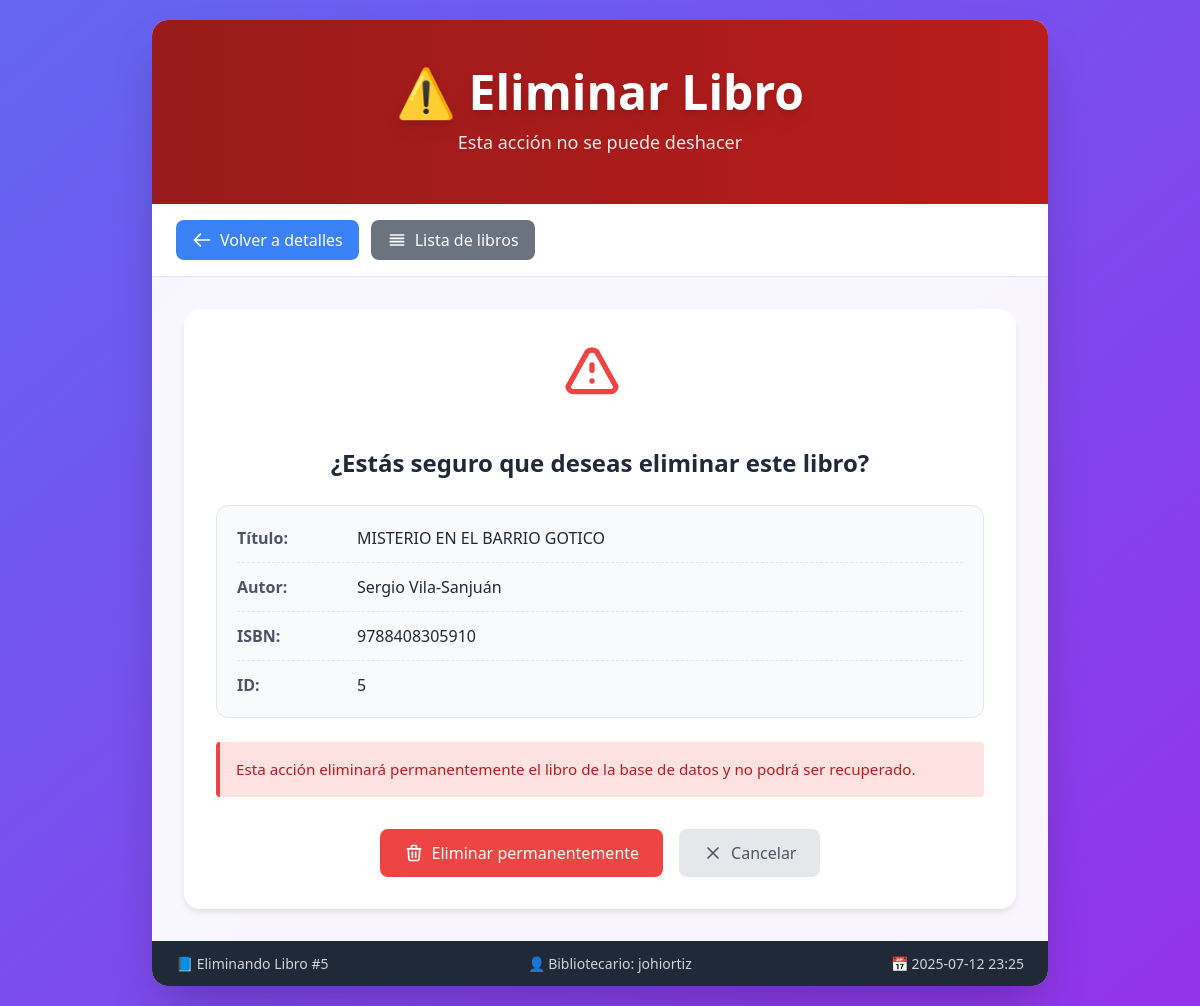
Page /libros/5/eliminar/ on the committed database.
### libros/models.py (models this page shows, shortened)
class Libro(models.Model):
    titulo = models.CharField(max_length=200)
    autor = models.CharField(max_length=100)
    descripcion = models.TextField()
    fecha_publicacion = models.DateField()
    isbn = models.CharField(max_length=13, unique=True)

### libros/views.py (the view)
# urls.py: path('<int:libro_id>/eliminar/', views.eliminar_libro, name='eliminar_libro'),
def eliminar_libro(request, libro_id):
    libro = get_object_or_404(Libro, pk=libro_id)
    if request.method == 'POST':
        libro.delete()
        return redirect('lista_libros')
    return render(request, 'libros/eliminar_libro.html', {'libro': libro})

### libros/templates/libros/eliminar_libro.html (shortened to what this page needs)
{% load static %}
<!DOCTYPE html>
<html lang="es">
<head>
    <script src="https://cdn.tailwindcss.com"></script>
    <link rel="stylesheet" href="{% static 'css/eliminar_libro.css' %}">
</head>
<body class="min-h-screen bg-gradient-to-br from-indigo-500 to-purple-600 p-5">
    <div class="max-w-4xl mx-auto bg-white/95 rounded-2xl shadow-2xl overflow-hidden animate-fade-in-up">
        <div class="bg-gradient-to-r from-red-800 to-red-700 text-white text-center py-12 px-5">
            <h1 class="text-4xl md:text-5xl font-bold mb-3 drop-shadow-lg">⚠️ Eliminar Libro</h1>
            <p class="text-lg opacity-90">Esta acción no se puede deshacer</p>
        </div>
        <div class="bg-white border-b border-gray-200 px-6 py-4">
            <div class="flex flex-wrap gap-3 justify-center md:justify-start">
                <a href="{% url 'detalle_libro' libro.id %}" class="btn-primary btn-blue">
                    <svg class="w-5 h-5 mr-2" fill="none" stroke="currentColor" viewBox="0 0 24 24">
                        <path stroke-linecap="round" stroke-linejoin="round" stroke-width="2" d="M10 19l-7-7m0 0l7-7m-7 7h18"></path>
                    </svg>
                    Volver a detalles
                </a>
                <a href="{% url 'lista_libros' %}" class="btn-primary btn-gray">
                    <svg class="w-5 h-5 mr-2" fill="none" stroke="currentColor" viewBox="0 0 24 24">
                        <path stroke-linecap="round" stroke-linejoin="round" stroke-width="2" d="M4 6h16M4 10h16M4 14h16M4 18h16"></path>
                    </svg>
                    Lista de libros
                </a>
            </div>
        </div>
        <div class="p-6 md:p-8">
            <div class="delete-container">
                <div class="warning-icon">
                    <svg class="w-16 h-16" fill="none" stroke="currentColor" viewBox="0 0 24 24">
                        <path stroke-linecap="round" stroke-linejoin="round" stroke-width="2" d="M12 9v2m0 4h.01m-6.938 4h13.856c1.54 0 2.502-1.667 1.732-2.5L13.732 4c-.77-.833-2.694-.833-3.464 0L3.34 16.5C2.57 17.333 3.532 19 5.072 19z"></path>
                    </svg>
                </div>
                <h2 class="delete-heading">¿Estás seguro que deseas eliminar este libro?</h2>
                <div class="book-info-card">
                    <div class="book-info-row">
                        <span class="info-label">Título:</span>
                        <span class="info-value">{{ libro.titulo }}</span>
                    </div>
                    <div class="book-info-row">
                        <span class="info-label">Autor:</span>
                        <span class="info-value">{{ libro.autor }}</span>
                    </div>
                    {% if libro.isbn %}
                    <div class="book-info-row">
                        <span class="info-label">ISBN:</span>
                        <span class="info-value">{{ libro.isbn }}</span>
                    </div>
                    {% endif %}
                    <div class="book-info-row">
                        <span class="info-label">ID:</span>
                        <span class="info-value">{{ libro.id }}</span>
                    </div>
                </div>
                <div class="delete-warning">
                    <p>Esta acción eliminará permanentemente el libro de la base de datos y no podrá ser recuperado.</p>
                </div>
                <form method="post" class="delete-form">
                    <div class="button-container">
                        <button type="submit" class="delete-button" id="confirmDeleteBtn">
                            <svg class="w-5 h-5 mr-2" fill="none" stroke="currentColor" viewBox="0 0 24 24">
                                <path stroke-linecap="round" stroke-linejoin="round" stroke-width="2" d="M19 7l-.867 12.142A2 2 0 0116.138 21H7.862a2 2 0 01-1.995-1.858L5 7m5 4v6m4-6v6m1-10V4a1 1 0 00-1-1h-4a1 1 0 00-1 1v3M4 7h16"></path>
                            </svg>
                            Eliminar permanentemente
                        </button>
                        <a href="{% url 'detalle_libro' libro.id %}" class="cancel-button">
                            <svg class="w-5 h-5 mr-2" fill="none" stroke="currentColor" viewBox="0 0 24 24">
                                <path stroke-linecap="round" stroke-linejoin="round" stroke-width="2" d="M6 18L18 6M6 6l12 12"></path>
                            </svg>
                            Cancelar
                        </a>
                    </div>
                </form>
            </div>
        </div>
        <div class="footer-stats">
            <div class="footer-stats-content">
                <span>📘 Eliminando Libro #{{ libro.id }}</span>
                <span>👤 Bibliotecario: johiortiz</span>
                <span>📅 2025-07-12 23:25</span>
            </div>
        </div>
    </div>
</body>
</html>

### libros/static/css/eliminar_libro.css (style rules this page uses)
.btn-primary { display: inline-flex; align-items: center; padding: 0.5rem 1rem; border-radius: 0.5rem; font-weight: 500; transition: all 0.3s ease; }
.btn-blue { background-color: #3b82f6; color: white; }
.btn-gray { background-color: #6b7280; color: white; }
.delete-container { background-color: white; border-radius: 1rem; padding: 2rem; box-shadow: 0 4px 6px -1px rgba(0, 0, 0, 0.1); text-align: center; }
.warning-icon { margin: 0 auto 1.5rem; color: #ef4444; width: 80px; height: 80px; animation: pulse 2s infinite; }
.delete-heading { font-size: 1.5rem; font-weight: 700; color: #1f2937; margin-bottom: 1.5rem; }
.book-info-card { background-color: #f9fafb; border: 1px solid #e5e7eb; border-radius: 0.75rem; padding: 1.25rem; margin-bottom: 1.5rem; text-align: left; }
.book-info-row { display: flex; margin-bottom: 0.75rem; border-bottom: 1px dashed #e5e7eb; padding-bottom: 0.75rem; }
.book-info-row:last-child { margin-bottom: 0; border-bottom: none; padding-bottom: 0; }
.info-label { font-weight: 600; color: #4b5563; min-width: 120px; }
.info-value { color: #1f2937; flex: 1; }
.delete-warning { background-color: #fee2e2; border-left: 4px solid #ef4444; color: #b91c1c; padding: 1rem; margin: 1.5rem 0; text-align: left; border-radius: 0.25rem; font-size: 0.95rem; }
.button-container { display: flex; flex-direction: column; gap: 1rem; margin-top: 2rem; }
@media (min-width: 640px) { .button-container { flex-direction: row; justify-content: center; } }
.delete-button { display: inline-flex; align-items: center; justify-content: center; padding: 0.75rem 1.5rem; background-color: #ef4444; color: white; border-radius: 0.5rem; font-weight: 500; transition: all 0.3s ease; border: none; cursor: pointer; }
.cancel-button { display: inline-flex; align-items: center; justify-content: center; padding: 0.75rem 1.5rem; background-color: #e5e7eb; color: #4b5563; border-radius: 0.5rem; font-weight: 500; transition: all 0.3s ease; text-decoration: none; }
.footer-stats { background-color: #1f2937; color: #d1d5db; padding: 0.75rem 1.5rem; font-size: 0.875rem; }
.footer-stats-content { display: flex; flex-wrap: wrap; gap: 2rem; justify-content: center; }
@media (min-width: 768px) { .footer-stats-content { justify-content: space-between; } }
.animate-fade-in-up { animation: fadeInUp 0.5s ease-out forwards; }

### rows in the picture
Libro: titulo "MISTERIO EN EL BARRIO GOTICO", autor "Sergio Vila-Sanjuán", isbn "9788408305910", id "5"
